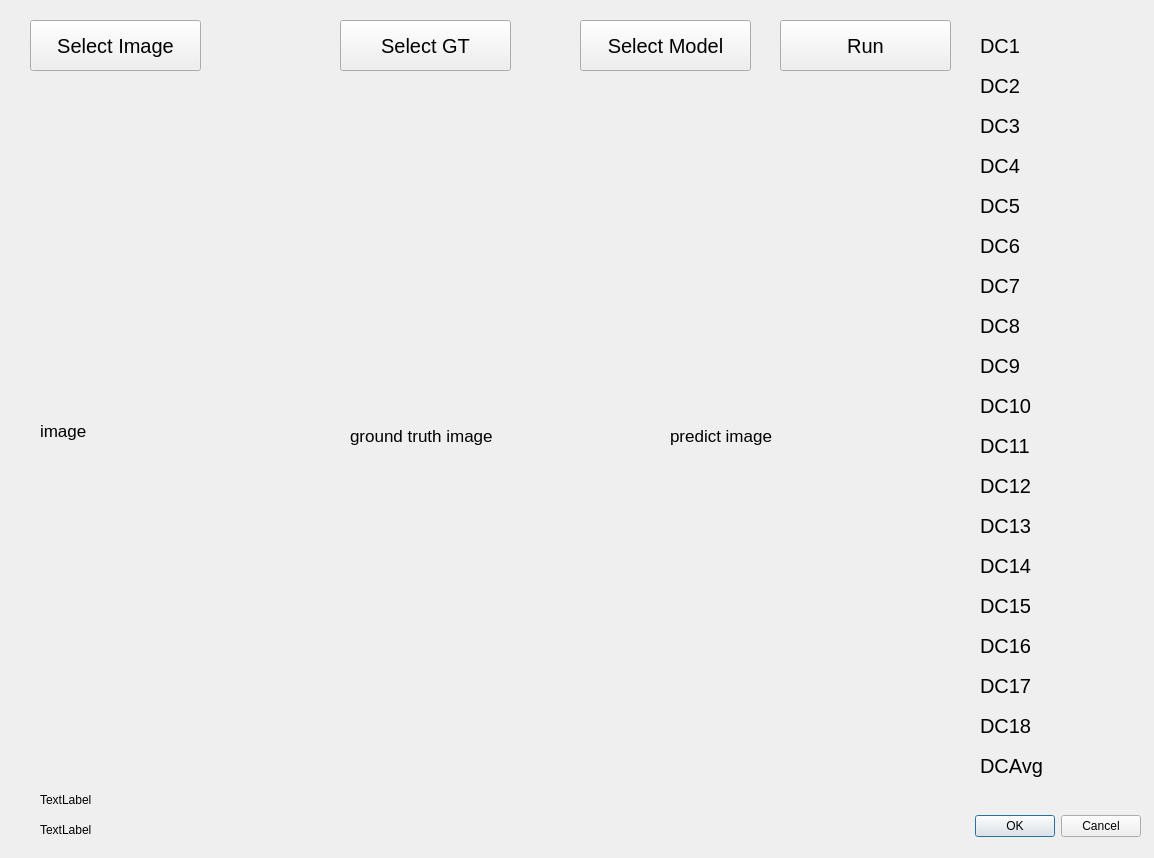
<?xml version="1.0" encoding="UTF-8"?>
<ui version="4.0">
 <class>Dialog</class>
 <widget class="QDialog" name="Dialog">
  <property name="geometry">
   <rect>
    <x>0</x>
    <y>0</y>
    <width>1154</width>
    <height>858</height>
   </rect>
  </property>
  <property name="windowTitle">
   <string>Dialog</string>
  </property>
  <widget class="QDialogButtonBox" name="buttonBox">
   <property name="geometry">
    <rect>
     <x>800</x>
     <y>810</y>
     <width>341</width>
     <height>32</height>
    </rect>
   </property>
   <property name="orientation">
    <enum>Qt::Horizontal</enum>
   </property>
   <property name="standardButtons">
    <set>QDialogButtonBox::Cancel|QDialogButtonBox::Ok</set>
   </property>
  </widget>
  <widget class="QPushButton" name="selectImage">
   <property name="geometry">
    <rect>
     <x>30</x>
     <y>20</y>
     <width>171</width>
     <height>51</height>
    </rect>
   </property>
   <property name="font">
    <font>
     <pointsize>15</pointsize>
    </font>
   </property>
   <property name="text">
    <string>Select Image</string>
   </property>
  </widget>
  <widget class="QPushButton" name="selectModel">
   <property name="geometry">
    <rect>
     <x>580</x>
     <y>20</y>
     <width>171</width>
     <height>51</height>
    </rect>
   </property>
   <property name="font">
    <font>
     <pointsize>15</pointsize>
    </font>
   </property>
   <property name="text">
    <string>Select Model</string>
   </property>
  </widget>
  <widget class="QPushButton" name="run">
   <property name="geometry">
    <rect>
     <x>780</x>
     <y>20</y>
     <width>171</width>
     <height>51</height>
    </rect>
   </property>
   <property name="font">
    <font>
     <pointsize>15</pointsize>
    </font>
   </property>
   <property name="text">
    <string>Run</string>
   </property>
  </widget>
  <widget class="QLabel" name="dice_1">
   <property name="geometry">
    <rect>
     <x>980</x>
     <y>30</y>
     <width>151</width>
     <height>31</height>
    </rect>
   </property>
   <property name="font">
    <font>
     <pointsize>15</pointsize>
    </font>
   </property>
   <property name="text">
    <string>DC1</string>
   </property>
  </widget>
  <widget class="QLabel" name="dice_2">
   <property name="geometry">
    <rect>
     <x>980</x>
     <y>70</y>
     <width>151</width>
     <height>31</height>
    </rect>
   </property>
   <property name="font">
    <font>
     <pointsize>15</pointsize>
    </font>
   </property>
   <property name="text">
    <string>DC2</string>
   </property>
  </widget>
  <widget class="QLabel" name="dice_3">
   <property name="geometry">
    <rect>
     <x>980</x>
     <y>110</y>
     <width>151</width>
     <height>31</height>
    </rect>
   </property>
   <property name="font">
    <font>
     <pointsize>15</pointsize>
    </font>
   </property>
   <property name="text">
    <string>DC3</string>
   </property>
  </widget>
  <widget class="QLabel" name="dice_4">
   <property name="geometry">
    <rect>
     <x>980</x>
     <y>150</y>
     <width>151</width>
     <height>31</height>
    </rect>
   </property>
   <property name="font">
    <font>
     <pointsize>15</pointsize>
    </font>
   </property>
   <property name="text">
    <string>DC4</string>
   </property>
  </widget>
  <widget class="QLabel" name="dice_5">
   <property name="geometry">
    <rect>
     <x>980</x>
     <y>190</y>
     <width>151</width>
     <height>31</height>
    </rect>
   </property>
   <property name="font">
    <font>
     <pointsize>15</pointsize>
    </font>
   </property>
   <property name="text">
    <string>DC5</string>
   </property>
  </widget>
  <widget class="QLabel" name="dice_6">
   <property name="geometry">
    <rect>
     <x>980</x>
     <y>230</y>
     <width>151</width>
     <height>31</height>
    </rect>
   </property>
   <property name="font">
    <font>
     <pointsize>15</pointsize>
    </font>
   </property>
   <property name="text">
    <string>DC6</string>
   </property>
  </widget>
  <widget class="QLabel" name="dice_7">
   <property name="geometry">
    <rect>
     <x>980</x>
     <y>270</y>
     <width>151</width>
     <height>31</height>
    </rect>
   </property>
   <property name="font">
    <font>
     <pointsize>15</pointsize>
    </font>
   </property>
   <property name="text">
    <string>DC7</string>
   </property>
  </widget>
  <widget class="QLabel" name="dice_8">
   <property name="geometry">
    <rect>
     <x>980</x>
     <y>310</y>
     <width>151</width>
     <height>31</height>
    </rect>
   </property>
   <property name="font">
    <font>
     <pointsize>15</pointsize>
    </font>
   </property>
   <property name="text">
    <string>DC8</string>
   </property>
  </widget>
  <widget class="QLabel" name="dice_9">
   <property name="geometry">
    <rect>
     <x>980</x>
     <y>350</y>
     <width>151</width>
     <height>31</height>
    </rect>
   </property>
   <property name="font">
    <font>
     <pointsize>15</pointsize>
    </font>
   </property>
   <property name="text">
    <string>DC9</string>
   </property>
  </widget>
  <widget class="QLabel" name="dice_10">
   <property name="geometry">
    <rect>
     <x>980</x>
     <y>390</y>
     <width>151</width>
     <height>31</height>
    </rect>
   </property>
   <property name="font">
    <font>
     <pointsize>15</pointsize>
    </font>
   </property>
   <property name="text">
    <string>DC10</string>
   </property>
  </widget>
  <widget class="QLabel" name="dice_11">
   <property name="geometry">
    <rect>
     <x>980</x>
     <y>430</y>
     <width>151</width>
     <height>31</height>
    </rect>
   </property>
   <property name="font">
    <font>
     <pointsize>15</pointsize>
    </font>
   </property>
   <property name="text">
    <string>DC11</string>
   </property>
  </widget>
  <widget class="QLabel" name="dice_12">
   <property name="geometry">
    <rect>
     <x>980</x>
     <y>470</y>
     <width>151</width>
     <height>31</height>
    </rect>
   </property>
   <property name="font">
    <font>
     <pointsize>15</pointsize>
    </font>
   </property>
   <property name="text">
    <string>DC12</string>
   </property>
  </widget>
  <widget class="QLabel" name="dice_13">
   <property name="geometry">
    <rect>
     <x>980</x>
     <y>510</y>
     <width>151</width>
     <height>31</height>
    </rect>
   </property>
   <property name="font">
    <font>
     <pointsize>15</pointsize>
    </font>
   </property>
   <property name="text">
    <string>DC13</string>
   </property>
  </widget>
  <widget class="QLabel" name="dice_14">
   <property name="geometry">
    <rect>
     <x>980</x>
     <y>550</y>
     <width>151</width>
     <height>31</height>
    </rect>
   </property>
   <property name="font">
    <font>
     <pointsize>15</pointsize>
    </font>
   </property>
   <property name="text">
    <string>DC14</string>
   </property>
  </widget>
  <widget class="QLabel" name="dice_15">
   <property name="geometry">
    <rect>
     <x>980</x>
     <y>590</y>
     <width>151</width>
     <height>31</height>
    </rect>
   </property>
   <property name="font">
    <font>
     <pointsize>15</pointsize>
    </font>
   </property>
   <property name="text">
    <string>DC15</string>
   </property>
  </widget>
  <widget class="QLabel" name="dice_16">
   <property name="geometry">
    <rect>
     <x>980</x>
     <y>630</y>
     <width>151</width>
     <height>31</height>
    </rect>
   </property>
   <property name="font">
    <font>
     <pointsize>15</pointsize>
    </font>
   </property>
   <property name="text">
    <string>DC16</string>
   </property>
  </widget>
  <widget class="QLabel" name="dice_17">
   <property name="geometry">
    <rect>
     <x>980</x>
     <y>670</y>
     <width>151</width>
     <height>31</height>
    </rect>
   </property>
   <property name="font">
    <font>
     <pointsize>15</pointsize>
    </font>
   </property>
   <property name="text">
    <string>DC17</string>
   </property>
  </widget>
  <widget class="QLabel" name="dice_18">
   <property name="geometry">
    <rect>
     <x>980</x>
     <y>710</y>
     <width>151</width>
     <height>31</height>
    </rect>
   </property>
   <property name="font">
    <font>
     <pointsize>15</pointsize>
    </font>
   </property>
   <property name="text">
    <string>DC18</string>
   </property>
  </widget>
  <widget class="QLabel" name="dice_Avg">
   <property name="geometry">
    <rect>
     <x>980</x>
     <y>750</y>
     <width>151</width>
     <height>31</height>
    </rect>
   </property>
   <property name="font">
    <font>
     <pointsize>15</pointsize>
    </font>
   </property>
   <property name="text">
    <string>DCAvg</string>
   </property>
  </widget>
  <widget class="QLabel" name="image_name">
   <property name="geometry">
    <rect>
     <x>40</x>
     <y>790</y>
     <width>761</width>
     <height>19</height>
    </rect>
   </property>
   <property name="text">
    <string>TextLabel</string>
   </property>
  </widget>
  <widget class="QLabel" name="image">
   <property name="geometry">
    <rect>
     <x>40</x>
     <y>100</y>
     <width>271</width>
     <height>661</height>
    </rect>
   </property>
   <property name="font">
    <font>
     <pointsize>13</pointsize>
    </font>
   </property>
   <property name="text">
    <string>image</string>
   </property>
  </widget>
  <widget class="QLabel" name="gt_image">
   <property name="geometry">
    <rect>
     <x>350</x>
     <y>100</y>
     <width>271</width>
     <height>671</height>
    </rect>
   </property>
   <property name="font">
    <font>
     <pointsize>13</pointsize>
    </font>
   </property>
   <property name="text">
    <string>ground truth image</string>
   </property>
  </widget>
  <widget class="QLabel" name="y_image">
   <property name="geometry">
    <rect>
     <x>670</x>
     <y>100</y>
     <width>271</width>
     <height>671</height>
    </rect>
   </property>
   <property name="font">
    <font>
     <pointsize>13</pointsize>
    </font>
   </property>
   <property name="text">
    <string>predict image</string>
   </property>
  </widget>
  <widget class="QPushButton" name="selectGt">
   <property name="geometry">
    <rect>
     <x>340</x>
     <y>20</y>
     <width>171</width>
     <height>51</height>
    </rect>
   </property>
   <property name="font">
    <font>
     <pointsize>15</pointsize>
    </font>
   </property>
   <property name="text">
    <string>Select GT</string>
   </property>
  </widget>
  <widget class="QLabel" name="gt_name">
   <property name="geometry">
    <rect>
     <x>40</x>
     <y>820</y>
     <width>761</width>
     <height>19</height>
    </rect>
   </property>
   <property name="text">
    <string>TextLabel</string>
   </property>
  </widget>
 </widget>
 <resources/>
 <connections>
  <connection>
   <sender>buttonBox</sender>
   <signal>accepted()</signal>
   <receiver>Dialog</receiver>
   <slot>accept()</slot>
   <hints>
    <hint type="sourcelabel">
     <x>248</x>
     <y>254</y>
    </hint>
    <hint type="destinationlabel">
     <x>157</x>
     <y>274</y>
    </hint>
   </hints>
  </connection>
  <connection>
   <sender>buttonBox</sender>
   <signal>rejected()</signal>
   <receiver>Dialog</receiver>
   <slot>reject()</slot>
   <hints>
    <hint type="sourcelabel">
     <x>316</x>
     <y>260</y>
    </hint>
    <hint type="destinationlabel">
     <x>286</x>
     <y>274</y>
    </hint>
   </hints>
  </connection>
 </connections>
</ui>
